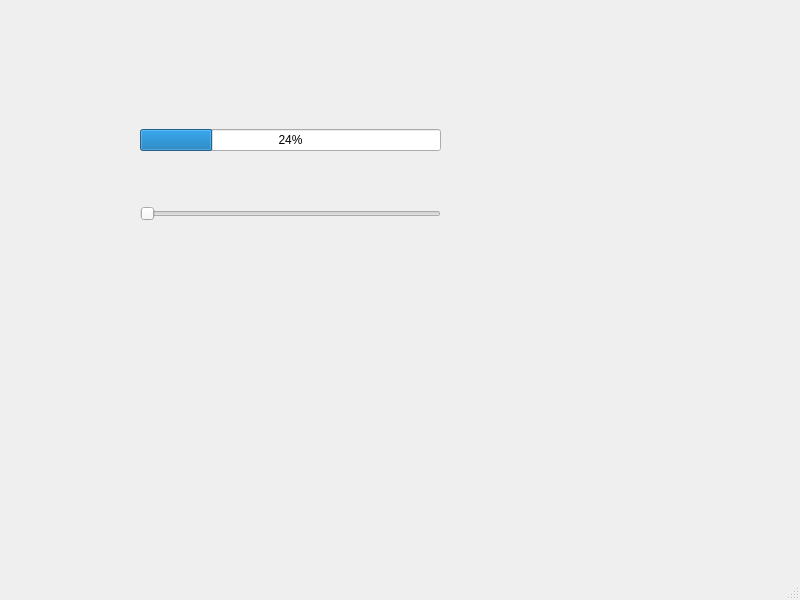
<?xml version="1.0" encoding="UTF-8"?>
<ui version="4.0">
 <class>MainWindow</class>
 <widget class="QMainWindow" name="MainWindow">
  <property name="geometry">
   <rect>
    <x>0</x>
    <y>0</y>
    <width>800</width>
    <height>600</height>
   </rect>
  </property>
  <property name="windowTitle">
   <string>MainWindow</string>
  </property>
  <widget class="QWidget" name="centralwidget">
   <widget class="QWidget" name="">
    <property name="geometry">
     <rect>
      <x>140</x>
      <y>80</y>
      <width>301</width>
      <height>191</height>
     </rect>
    </property>
    <layout class="QVBoxLayout" name="verticalLayout">
     <item>
      <widget class="QProgressBar" name="progressBar">
       <property name="value">
        <number>24</number>
       </property>
      </widget>
     </item>
     <item>
      <widget class="QSlider" name="horizontalSlider">
       <property name="orientation">
        <enum>Qt::Horizontal</enum>
       </property>
      </widget>
     </item>
    </layout>
   </widget>
  </widget>
  <widget class="QMenuBar" name="menubar">
   <property name="geometry">
    <rect>
     <x>0</x>
     <y>0</y>
     <width>800</width>
     <height>22</height>
    </rect>
   </property>
  </widget>
  <widget class="QStatusBar" name="statusbar"/>
 </widget>
 <resources/>
 <connections/>
</ui>
